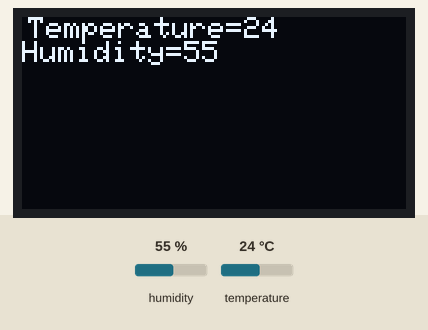
Simulated run of this sketch. Board: ESP8266 (NodeMCU). Parts: 128×64 one-colour display. Inputs (shaded band) come from the test bench; at power-on: humidity 55 %, temperature 24 °C. What the sketch prints to the serial monitor is not drawn.

Above: at 6.2 s.
6.3 s: humidity set to 22 %
At 7.7 s:
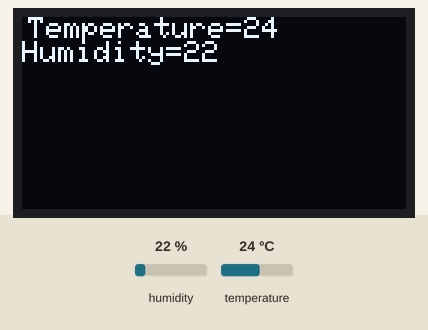
9.0 s: temperature set to 12 °C
At 9.6 s:
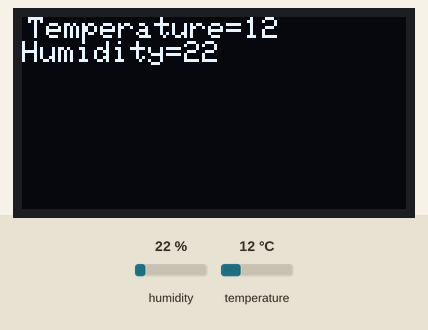
11.7 s: humidity set to 40 %
At 14.5 s:
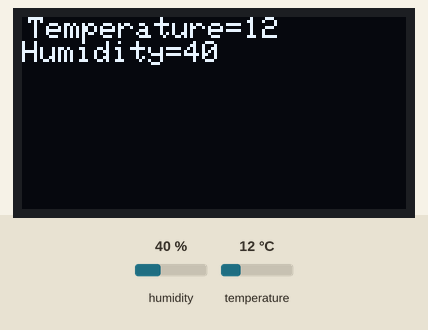
14.9 s: temperature set to 19 °C
Timing chart, 0 to 17.9 s (numbered marks = the images above; inputs shaded):
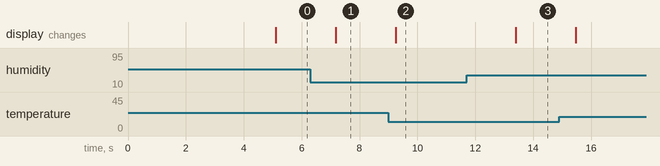

The sketch:

ESP32_Temp_Humidity_sensor.ino
```cpp
#include<OakOLED.h> //OLED library
#include<DHT.h>    //DHT library
OakOLED oled;
DHT dht(D4,DHT11);  //Object constructor

void setup()
{
// put your setup code here, to run once:
Serial.begin(9600);
dht.begin();
oled.begin();//D1->SCL,D2->SDA we need to initialize the OLED object using the begin() function.
oled.clearDisplay();//clear all text
oled.setTextSize(1);//Sets the size of text that follows. The default size is “1”. Each change in size increases the text by 10 pixels in height.
oled.setTextColor(1);//set the text color
oled.setCursor(0,0); //set the coordinates to start writing text
oled.println("Weather Monitoring"); //prints the message
oled.display(); //calls this method to display character on the screen
delay(5000);
}
void loop()
{

int temp=dht.readTemperature();
int hum=dht.readHumidity();
Serial.print("temperature=");
Serial.println(temp);
Serial.println(" ");
Serial.print("humidity=");
Serial.println(hum);
oled.clearDisplay();
oled.setTextSize(1);
oled.setTextColor(1);
oled.setCursor(2,0);
oled.print("Temperature=");
oled.print(temp);
oled.println(" ");
oled.print("Humidity=");
oled.print(hum);
oled.display();
delay(1000);
}
```

Measured:
- after the input at 6.3 s, the display: changes after 0.88 s (image 1)
- after the input at 9.0 s, the display: changes after 0.25 s (image 2)
- after the input at 11.7 s, the display: changes after 1.7 s (image 3)
